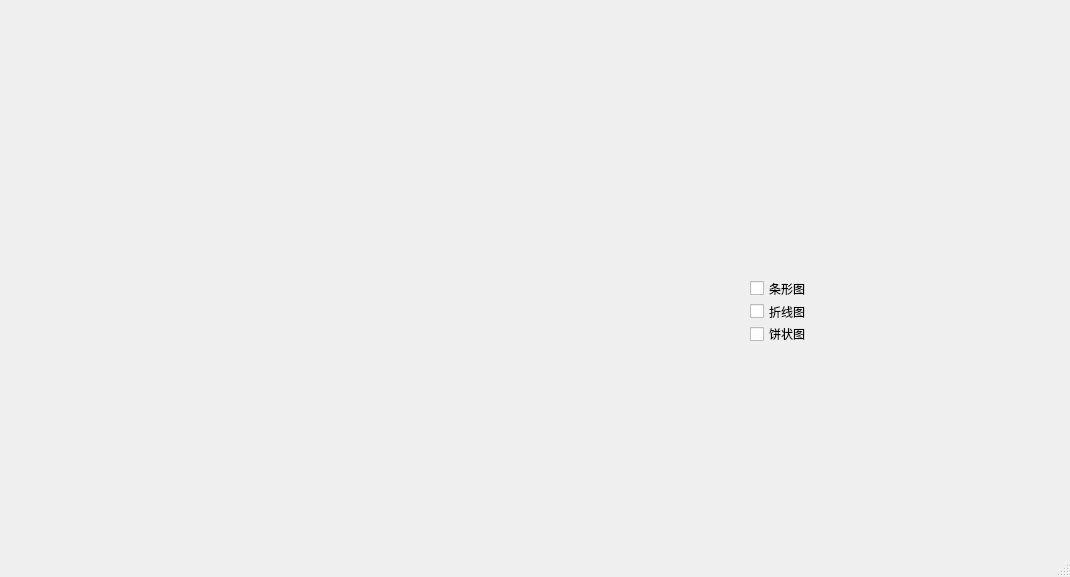
<?xml version="1.0" encoding="UTF-8"?>
<ui version="4.0">
 <class>ChartSelector</class>
 <widget class="QMainWindow" name="ChartSelector">
  <property name="geometry">
   <rect>
    <x>0</x>
    <y>0</y>
    <width>1070</width>
    <height>577</height>
   </rect>
  </property>
  <property name="windowTitle">
   <string>MainWindow</string>
  </property>
  <widget class="QWidget" name="centralwidget">
   <widget class="QWidget" name="verticalLayoutWidget">
    <property name="geometry">
     <rect>
      <x>750</x>
      <y>280</y>
      <width>151</width>
      <height>62</height>
     </rect>
    </property>
    <layout class="QVBoxLayout" name="Chart_Selector">
     <item>
      <widget class="QCheckBox" name="bar_chart">
       <property name="text">
        <string>条形图</string>
       </property>
      </widget>
     </item>
     <item>
      <widget class="QCheckBox" name="line_chart">
       <property name="text">
        <string>折线图</string>
       </property>
      </widget>
     </item>
     <item>
      <widget class="QCheckBox" name="pie_chart">
       <property name="text">
        <string>饼状图</string>
       </property>
      </widget>
     </item>
    </layout>
   </widget>
  </widget>
  <widget class="QMenuBar" name="menubar">
   <property name="geometry">
    <rect>
     <x>0</x>
     <y>0</y>
     <width>1070</width>
     <height>23</height>
    </rect>
   </property>
  </widget>
  <widget class="QStatusBar" name="statusbar"/>
 </widget>
 <resources/>
 <connections/>
</ui>
